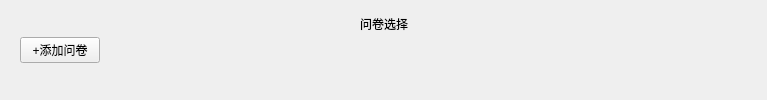
            <widget class="QWidget" name="widget_question" native="true">
             <property name="styleSheet">
              <string notr="true">QWidget#widget_question{background-color: #FFFFFF;}</string>
             </property>
             <layout class="QVBoxLayout" name="layout_question_tmp">
              <property name="spacing">
               <number>0</number>
              </property>
              <item>
               <widget class="QWidget" name="widgetE" native="true">
                <layout class="QHBoxLayout" name="horizontalLayout_6">
                 <property name="spacing">
                  <number>0</number>
                 </property>
                 <property name="leftMargin">
                  <number>0</number>
                 </property>
                 <property name="topMargin">
                  <number>0</number>
                 </property>
                 <property name="rightMargin">
                  <number>0</number>
                 </property>
                 <property name="bottomMargin">
                  <number>0</number>
                 </property>
                 <item>
                  <spacer name="horizontalSpacer_8">
                   <property name="orientation">
                    <enum>Qt::Orientation::Horizontal</enum>
                   </property>
                   <property name="sizeHint" stdset="0">
                    <size>
                     <width>349</width>
                     <height>20</height>
                    </size>
                   </property>
                  </spacer>
                 </item>
                 <item>
                  <widget class="QLabel" name="label_11">
                   <property name="text">
                    <string>问卷选择</string>
                   </property>
                  </widget>
                 </item>
                 <item>
                  <spacer name="horizontalSpacer_9">
                   <property name="orientation">
                    <enum>Qt::Orientation::Horizontal</enum>
                   </property>
                   <property name="sizeHint" stdset="0">
                    <size>
                     <width>348</width>
                     <height>20</height>
                    </size>
                   </property>
                  </spacer>
                 </item>
                </layout>
               </widget>
              </item>
              <item>
               <widget class="QWidget" name="widgetF" native="true">
                <layout class="QHBoxLayout" name="horizontalLayout_28">
                 <property name="spacing">
                  <number>0</number>
                 </property>
                 <property name="topMargin">
                  <number>0</number>
                 </property>
                 <property name="bottomMargin">
                  <number>0</number>
                 </property>
                 <item>
                  <widget class="QPushButton" name="add_question">
                   <property name="text">
                    <string>+添加问卷</string>
                   </property>
                  </widget>
                 </item>
                 <item>
                  <spacer name="horizontalSpacer_27">
                   <property name="orientation">
                    <enum>Qt::Orientation::Horizontal</enum>
                   </property>
                   <property name="sizeHint" stdset="0">
                    <size>
                     <width>40</width>
                     <height>20</height>
                    </size>
                   </property>
                  </spacer>
                 </item>
                </layout>
               </widget>
              </item>
              <item>
               <widget class="QWidget" name="widget_23" native="true">
                <layout class="QVBoxLayout" name="layout_question"/>
               </widget>
              </item>
             </layout>
            </widget>
